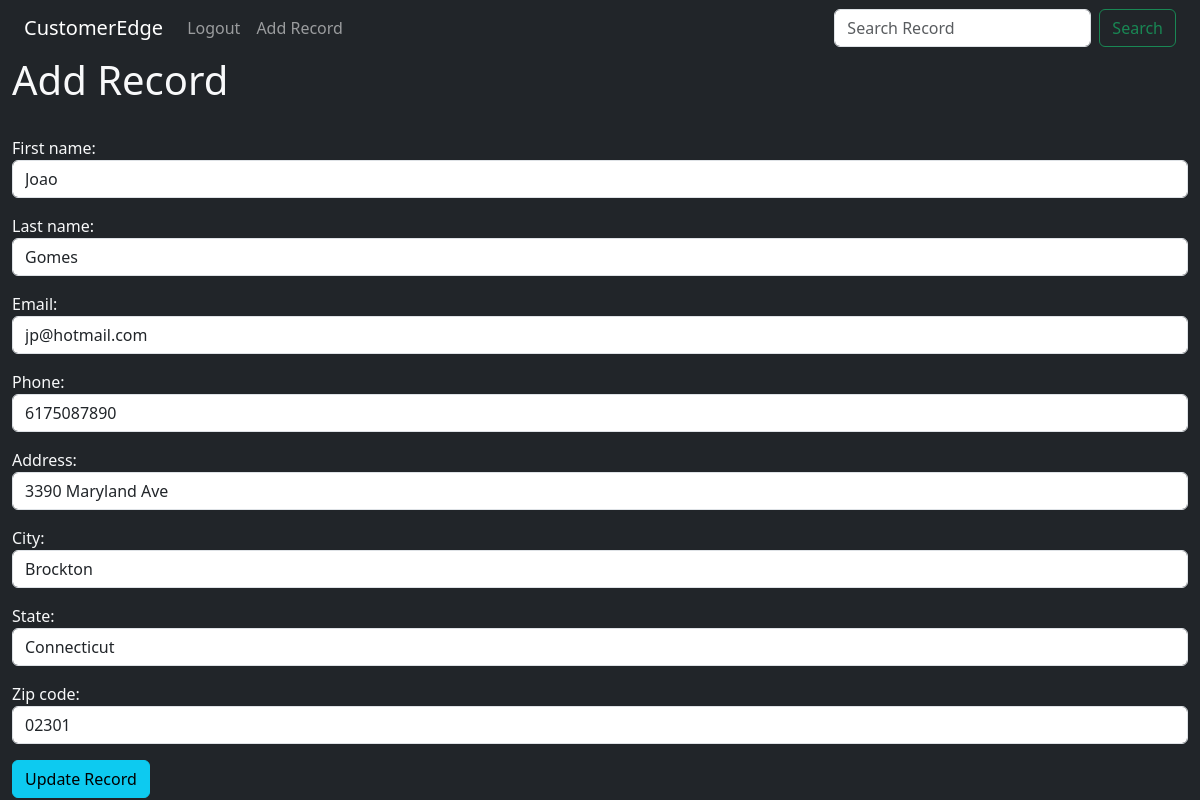
Screenshot of /update_record/2 (signed in) with the database file from the repository.
### website/models.py (models this page shows, shortened)
class Record(models.Model):
    STATES = [
        ('AL', 'Alabama'),
        ('AK', 'Alaska'),
        ('AZ', 'Arizona'),
        ('AR', 'Arkansas'),
        ('CA', 'California'),
        ('CO', 'Colorado'),
        ('CT', 'Connecticut'),
        ('DE', 'Delaware'),
        ('FL', 'Florida'),
        ('GA', 'Georgia'),
        ('HI', 'Hawaii'),
        ('ID', 'Idaho'),
        ('IL', 'Illinois'),
        ('IN', 'Indiana'),
        ('IA', 'Iowa'),
        ('KS', 'Kansas'),
        ('KY', 'Kentucky'),
        ('LA', 'Louisiana'),
        ('ME', 'Maine'),
        ('MD', 'Maryland'),
        ('MA', 'Massachusetts'),
        ('MI', 'Michigan'),
        ('MN', 'Minnesota'),
        ('MS', 'Mississippi'),
        ('MO', 'Missouri'),
        ('MT', 'Montana'),
        ('NE', 'Nebraska'),
        ('NV', 'Nevada'),
        ('NH', 'New Hampshire'),
        ('NJ', 'New Jersey'),
        ('NM', 'New Mexico'),
        ('NY', 'New York'),
        ('NC', 'North Carolina'),
        ('ND', 'North Dakota'),
        ('OH', 'Ohio'),
        ('OK', 'Oklahoma'),
        ('OR', 'Oregon'),
        ('PA', 'Pennsylvania'),
        ('RI', 'Rhode Island'),
        ('SC', 'South Carolina'),
        ('SD', 'South Dakota'),
        ('TN', 'Tennessee'),
        ('TX', 'Texas'),
        ('UT', 'Utah'),
        ('VT', 'Vermont'),
        ('VA', 'Virginia'),
        ('WA', 'Washington'),
        ('WV', 'West Virginia'),
        ('WI', 'Wisconsin'),
        ('WY', 'Wyoming'),
    ]
    created_at =models.DateTimeField(auto_now_add=True)
    first_name = models.CharField(max_length=50)
    last_name= models.CharField(max_length=50)
    email = models.CharField(max_length=200)
    phone = models.CharField(max_length=12)
    address= models.CharField(max_length=100)
    city= models.CharField(max_length=50)
    state= models.CharField(max_length=50, choices=STATES)
    zip_code= models.CharField(max_length=50)

### website/views.py (the view)
# urls.py: path('update_record/<int:pk>', views.update_record, name="update_record"),
def update_record(request, pk):
    if request.user.is_authenticated:
        current_record = Record.objects.get(id=pk)
        form =  AddRecordForm(request.POST or None, instance = current_record)
        if form.is_valid():
            form.save()
            messages.info(request, "Record has been updated")
            return redirect('home')
        return render(request, 'update_record.html', {'form':form})
    else:
        messages.info(request, "You must be logged in to view this page")
        return redirect('home')

### website/templates/update_record.html (shortened to what this page needs)
{% extends 'base.html' %}
{% block content %}
<div class="container-xxl text-light">
    <h1>Add Record</h1>
    <br>
    <form method=POST action="{% url 'add_record' %}">
        {{form.as_p}}
        <button type="submit" class="btn btn-info">Update Record</button>
    </form>
</div>
{%endblock%}

### rows the page displays
Record: first_name "Joao", last_name "Gomes", email "jp@hotmail.com", phone "6175087890", address "3390 Maryland Ave", city "Brockton", state "Connecticut", zip_code "02301"
